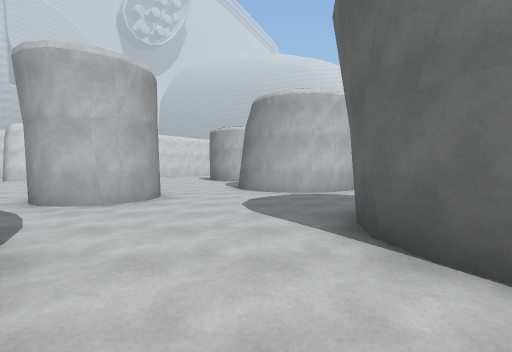
view 1 (above)

24 first-person views from a walk through a 3-D level made in the Unity game engine. The camera is 1.5 m above the floor, tilts 2° down and sees 90° across. The floor is counted in squares, 2 m on a side. Each view is taken from the middle of a square. On the plan, view 1 faces up. The plan holds only what a view shows up to about 9 squares ahead; the rest is blank. The place goes on beyond the plan.

view 2
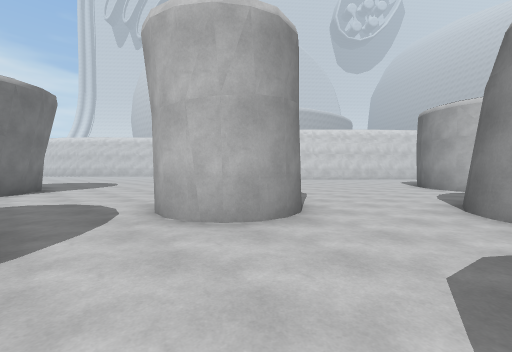

view 3
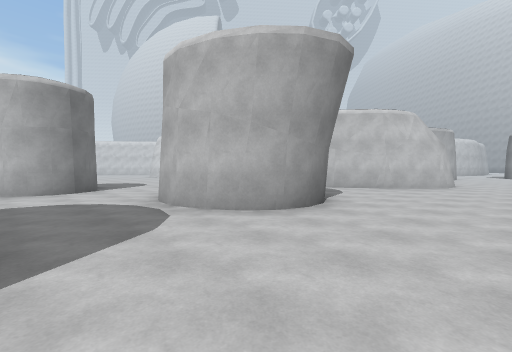

view 4
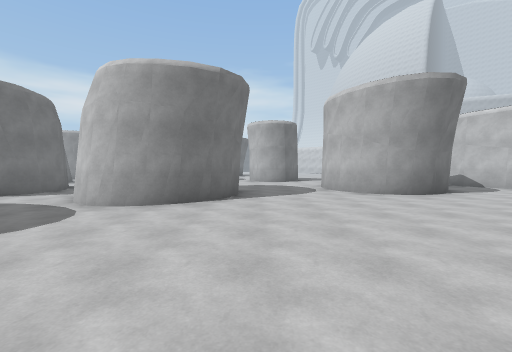

view 5
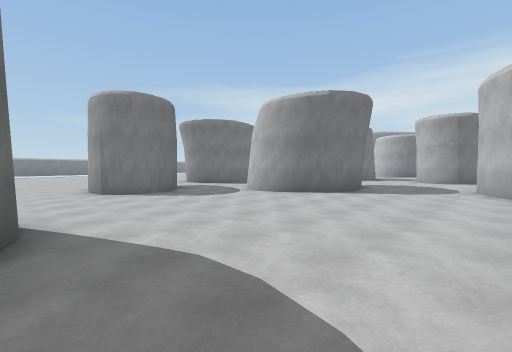

view 6
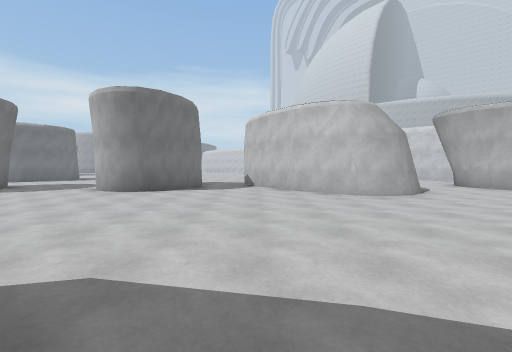

view 7
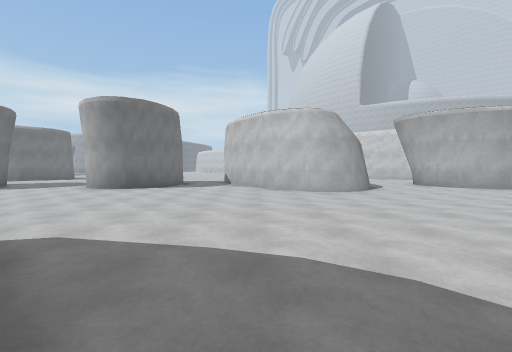

view 8
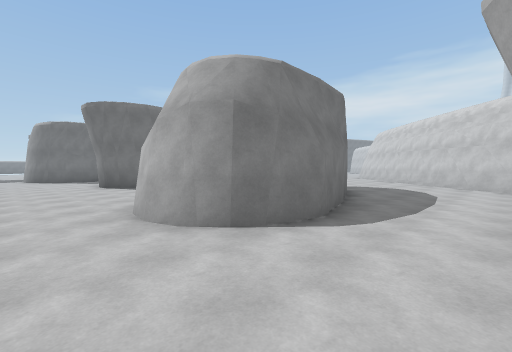

view 9
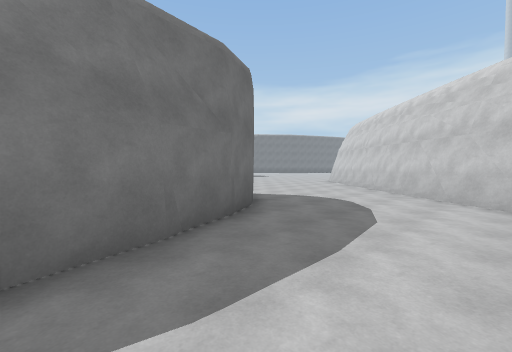

view 10
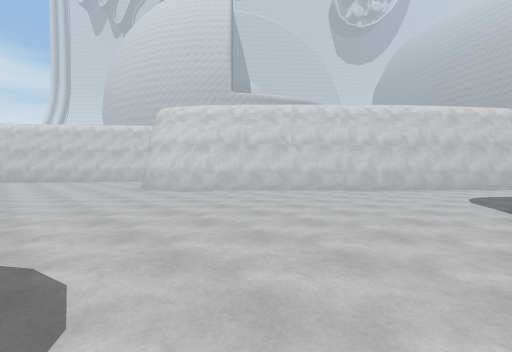

view 11
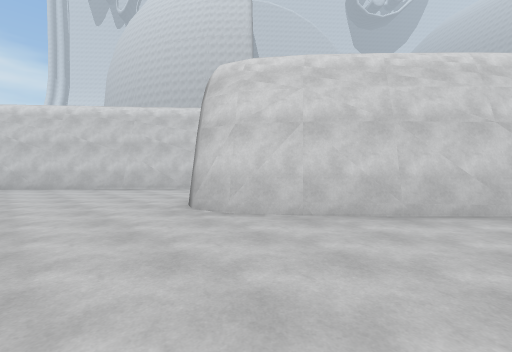

view 12
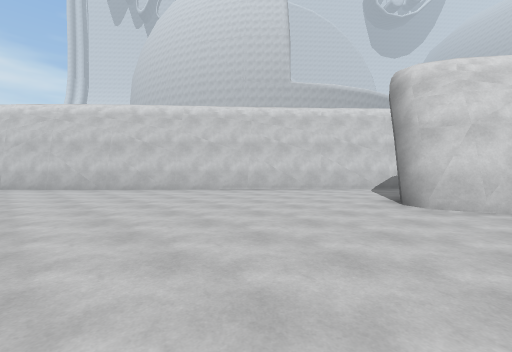

view 13
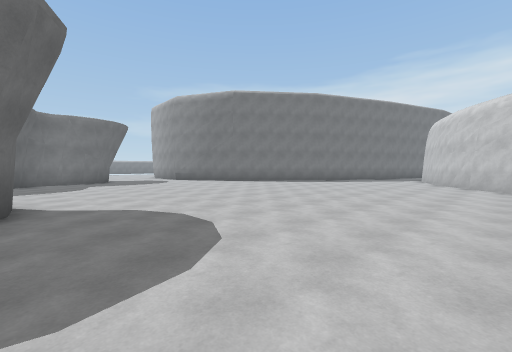

view 14
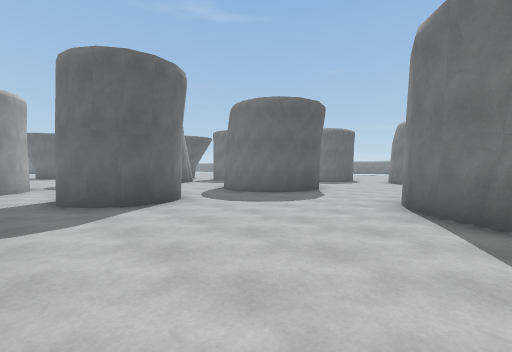

view 15
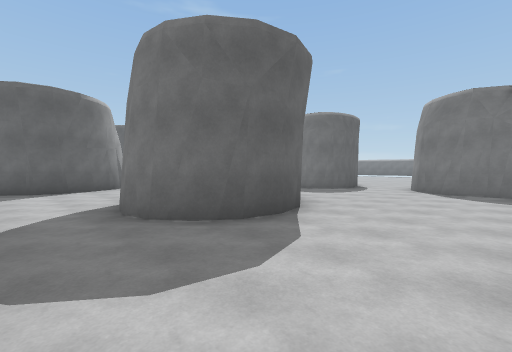

view 16
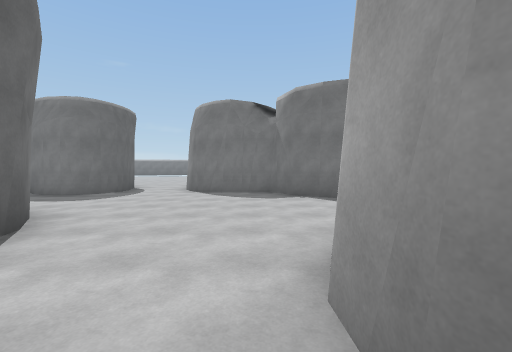

view 17
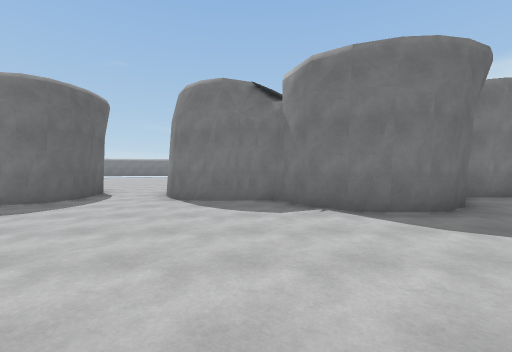

view 18
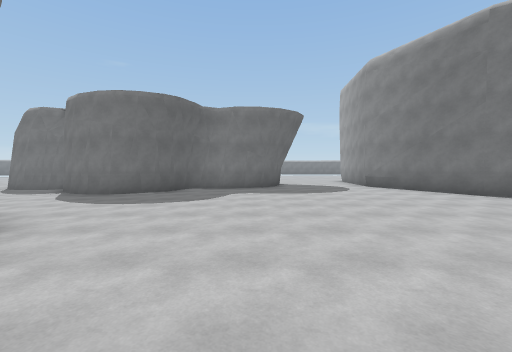

view 19
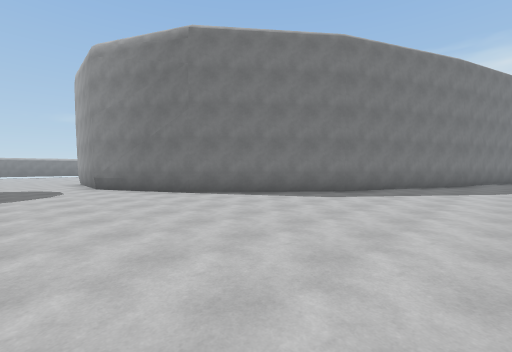

view 20
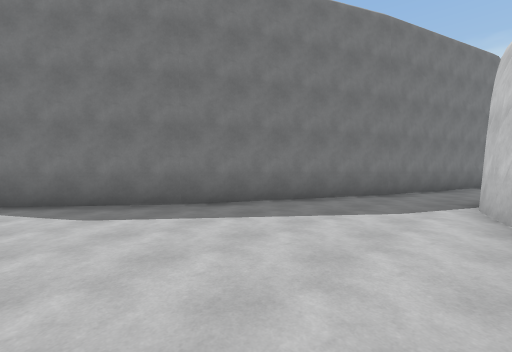

view 21
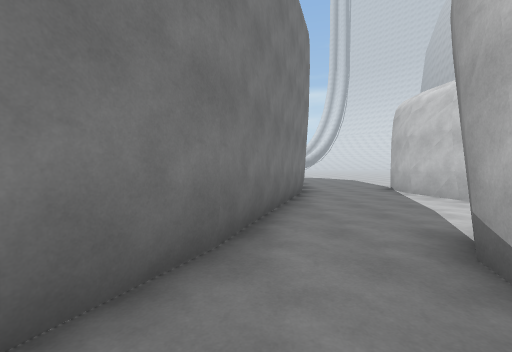

view 22
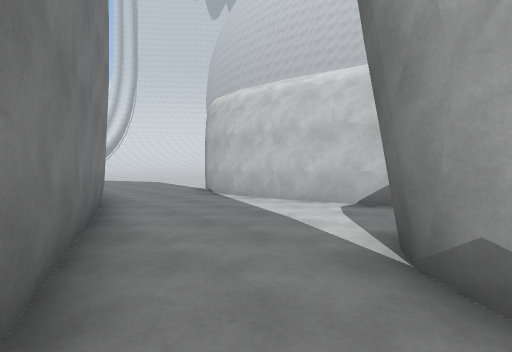

view 23
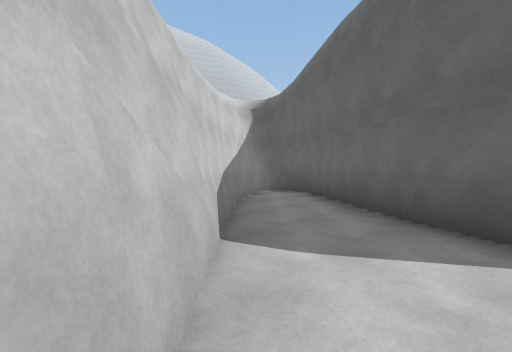

view 24
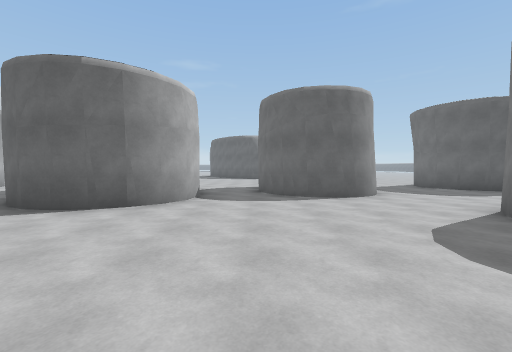

### Floor plan
Key: @ floor where view 1 was taken; # wall or solid block; . floor.
Columns run from 37 left of view 1 to 12 right of it. Each row starts with its distance up from view 1.
 21                                  #.    ##..
 20                          ####   ##..........
 19                         ##..#  ##............
 18                        ##..## ##..............
 17                       ##..## ##......#####.....
 16                      ##...# ##.....###  ##......
 15                     ##...####......#    ##.......
 14                    ##....###.......#  ###.........
 13                    #.....##........####..........
 12                   ##............................
 11                  ##...................##.......
 10                 ##...................####.....
  9                ##....................#  #....
  8  ######.      ##.....................####........
  7 ........     ##..................##..............
  6 ........#      ........... ......##..............
  5 ........###............... ......##.............#
  4   ###..................... #...........###......#
  3     ####.................# ##..........# ##.....
  2        ###...............#  #...###....# ##......
  1          ###..............  #...#   ...###.......
  0            ###............. ....##   @  ....###..
 -1              ##..................#     ...    #..
 -2               ##...................   ###     ...
 -3                ##..................           ...
 -4                 ##.......####.......
 -5                  #.......#  ###...###

Where each view was taken, in squares from view 1:
view 1: 0 up, 0 right, facing up
view 2: 3 up, 0 right, facing up-left
view 3: 5 up, 6 right, facing up-left
view 4: 5 up, 10 right, facing left
view 5: 8 up, 11 right, facing down-left
view 6: 13 up, 11 right, facing left
view 7: 14 up, 12 right, facing left
view 8: 20 up, 6 right, facing down-left
view 9: 20 up, 2 right, facing down-left
view 10: 9 up, 3 left, facing up-left
view 11: 10 up, 8 left, facing up-left
view 12: 7 up, 11 left, facing up-left
view 13: 8 up, 12 left, facing down-left
view 14: 8 up, 10 left, facing down-right
view 15: 4 up, 8 left, facing down-right
view 16: 3 up, 8 left, facing down
view 17: 1 up, 8 left, facing down
view 18: 4 up, 15 left, facing down
view 19: 4 up, 17 left, facing down-left
view 20: 5 up, 22 left, facing down-left
view 21: 3 up, 27 left, facing left
view 22: 3 up, 29 left, facing up-left
view 23: 14 up, 16 left, facing up-right
view 24: 11 up, 7 left, facing right
